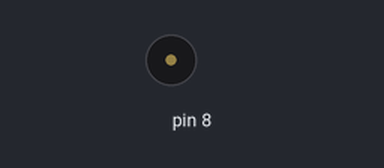
This sketch was run on a simulated Arduino Uno, built with avr-gcc and run on an emulated ATmega328P. Parts: buzzer (waves = sounding).

Above: at 2.6 s.
At 7.0 s:
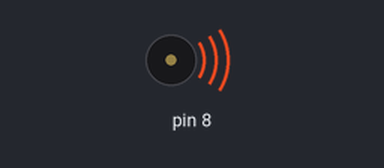
Timing chart, 0 to 7.3 s (numbered marks = the images above):
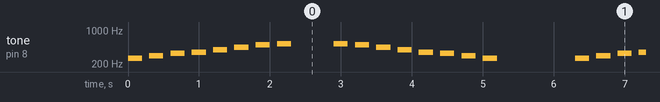

Measured:
- by itself, tone on pin 8: plays 262 Hz for 0.20 s, 294 Hz for 0.20 s, 330 Hz for 0.20 s, 349 Hz for 0.20 s, 392 Hz for 0.20 s, 440 Hz for 0.20 s … (332 notes in this stretch)

The sketch:

buzzer_melody.ino
```cpp
// melody
// c~c1 한 옥타브
int c=262;
int d=294;
int e=330;
int f=349;
int g=392;
int a=440;
int b=494;
int c1=523;

// 도~높은도, 높은도~도
int notes[16]={c,d,e,f,g,a,b,c1,c1,b,a,g,f,e,d,c};

void setup() {
  pinMode(8,OUTPUT);

}

void loop() {
  // 도~높은도
  for(int i=0;i<8;i++){
    tone(8,notes[i],200);
    delay(300);
  }
  delay(500);

  // 높은도~도
  for(int i=8;i<16;i++){
    tone(8,notes[i], 200);
    delay(300);
  }
  delay(1000);

}
```
